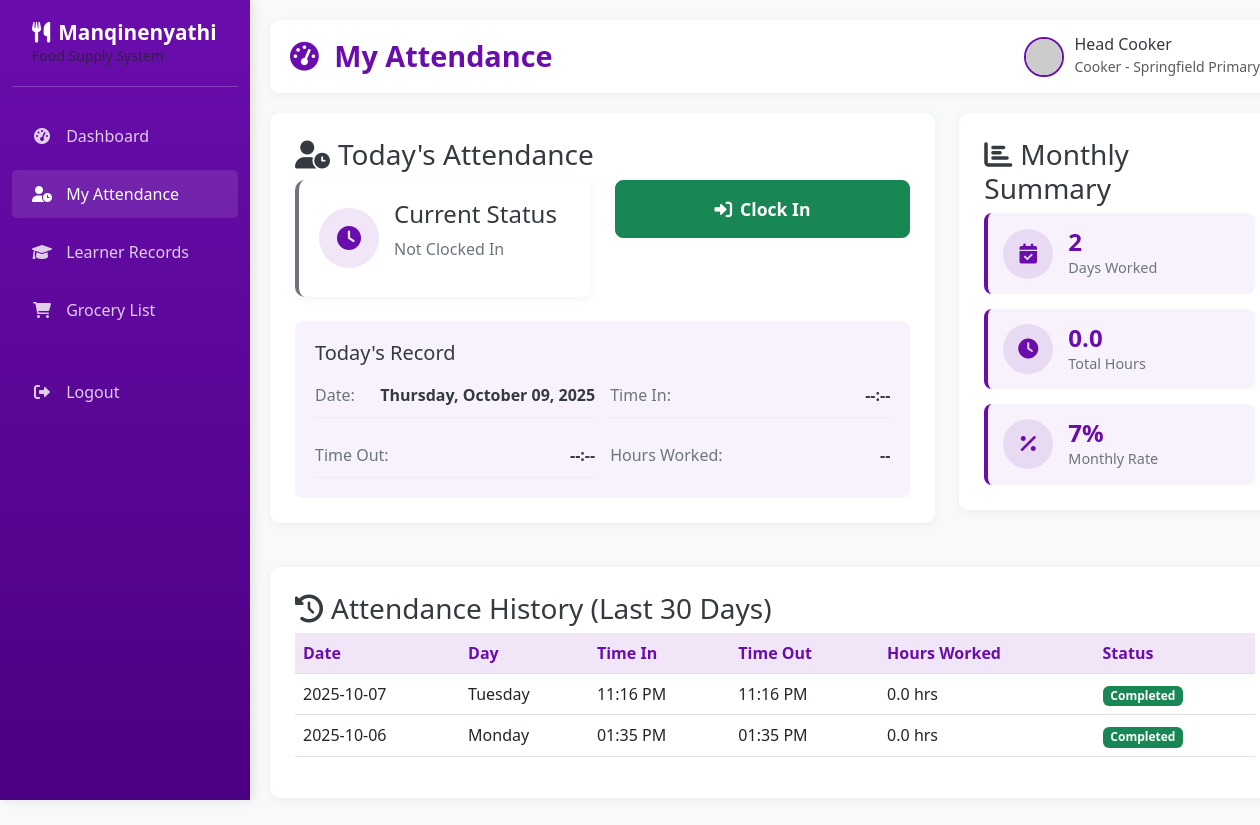
The page /cooker/attendance (signed in) on the database its author committed.
### app.py (models this page shows)
class Attendance(db.Model):
    __tablename__ = 'attendance'
    attendance_id = db.Column(db.Integer, primary_key=True)
    cooker_id = db.Column(db.Integer, db.ForeignKey('users.user_id'), nullable=False)
    school_id = db.Column(db.Integer, db.ForeignKey('schools.school_id'), nullable=False)
    date = db.Column(db.Date, nullable=False)
    time_in = db.Column(db.DateTime)
    time_out = db.Column(db.DateTime)
    created_at = db.Column(db.DateTime, default=datetime.utcnow)

### app.py (the view)
@app.route('/cooker/attendance')
def cooker_attendance():
    if session.get('role') != 'cooker':
        return redirect(url_for('home'))
    user_id = session.get('user_id')
    today = datetime.now().date()
    today_attendance = Attendance.query.filter_by(
        cooker_id=user_id,
        date=today
    ).first()
    attendance_history = Attendance.query.filter_by(
        cooker_id=user_id
    ).order_by(Attendance.date.desc()).limit(30).all()
    current_month = datetime.now().month
    current_year = datetime.now().year
    monthly_attendance = Attendance.query.filter(
        Attendance.cooker_id == user_id,
        db.extract('month', Attendance.date) == current_month,
        db.extract('year', Attendance.date) == current_year
    ).all()
    days_worked = len(monthly_attendance)
    total_hours = sum(
        (att.time_out - att.time_in).total_seconds() / 3600
        for att in monthly_attendance
        if att.time_in and att.time_out
    )
    return render_template('cooker_attendance.html',
                         today_attendance=today_attendance,
                         attendance_history=attendance_history,
                         days_worked=days_worked,
                         total_hours=total_hours,
                         today=today)

### templates/cooker_attendance.html (shortened to what this page needs)
{% extends "cooker_base.html" %}
{% block page_title %}My Attendance{% endblock %}
{% block content %}
<div class="row">
    <div class="col-md-8">
        <div class="content-card">
            <h3><i class="fas fa-user-clock me-2"></i>Today's Attendance</h3>
            <div class="row">
                <div class="col-md-6">
                    <div class="attendance-status-card {% if today_attendance and today_attendance.time_in %}status-active{% else %}status-inactive{% endif %}">
                        <div class="status-icon">
                            <i class="fas {% if today_attendance and today_attendance.time_in %}fa-check-circle{% else %}fa-clock{% endif %}"></i>
                        </div>
                        <div class="status-info">
                            <h4>Current Status</h4>
                            <p class="status-text">
                                {% if today_attendance and today_attendance.time_in %}
                                    {% if today_attendance.time_out %}
                                        <span class="text-success">Clocked Out</span>
                                    {% else %}
                                        <span class="text-warning">Clocked In</span>
                                    {% endif %}
                                {% else %}
                                    <span class="text-secondary">Not Clocked In</span>
                                {% endif %}
                            </p>
                        </div>
                    </div>
                </div>
                <div class="col-md-6">
                    <div class="attendance-actions">
                        {% if not today_attendance or not today_attendance.time_in %}
                        <form action="{{ url_for('clock_in') }}" method="POST" class="d-inline">
                            <button type="submit" class="btn btn-success btn-lg attendance-action-btn">
                                <i class="fas fa-sign-in-alt me-2"></i>Clock In
                            </button>
                        </form>
                        {% elif today_attendance and today_attendance.time_in and not today_attendance.time_out %}
                        <form action="{{ url_for('clock_out') }}" method="POST" class="d-inline">
                            <button type="submit" class="btn btn-danger btn-lg attendance-action-btn">
                                <i class="fas fa-sign-out-alt me-2"></i>Clock Out
                            </button>
                        </form>
                        {% else %}
                        <button class="btn btn-secondary btn-lg attendance-action-btn" disabled>
                            <i class="fas fa-check me-2"></i>Completed Today
                        </button>
                        {% endif %}
                    </div>
                </div>
            </div>
            <div class="today-times mt-4">
                <h5>Today's Record</h5>
                <div class="time-details">
                    <div class="time-item">
                        <span class="time-label">Date:</span>
                        <strong>{{ today.strftime('%A, %B %d, %Y') }}</strong>
                    </div>
                    <div class="time-item">
                        <span class="time-label">Time In:</span>
                        <strong id="timeInDisplay">
                            {% if today_attendance and today_attendance.time_in %}
                                {{ today_attendance.time_in.strftime('%I:%M %p') }}
                            {% else %}
                                --:--
                            {% endif %}
                        </strong>
                    </div>
                    <div class="time-item">
                        <span class="time-label">Time Out:</span>
                        <strong id="timeOutDisplay">
                            {% if today_attendance and today_attendance.time_out %}
                                {{ today_attendance.time_out.strftime('%I:%M %p') }}
                            {% else %}
                                --:--
                            {% endif %}
                        </strong>
                    </div>
                    <div class="time-item">
                        <span class="time-label">Hours Worked:</span>
                        <strong id="hoursWorked">
                            {% if today_attendance and today_attendance.time_in and today_attendance.time_out %}
                                {{ "%.1f"|format((today_attendance.time_out - today_attendance.time_in).total_seconds() / 3600) }} hrs
                            {% else %}
                                --
                            {% endif %}
                        </strong>
                    </div>
                </div>
            </div>
        </div>
    </div>
    <div class="col-md-4">
        <div class="content-card">
            <h3><i class="fas fa-chart-bar me-2"></i>Monthly Summary</h3>
            <div class="summary-stats">
                <div class="stat-item">
                    <div class="stat-icon">
                        <i class="fas fa-calendar-check"></i>
                    </div>
                    <div class="stat-info">
                        <h4>{{ days_worked }}</h4>
                        <p>Days Worked</p>
                    </div>
                </div>
                <div class="stat-item">
                    <div class="stat-icon">
                        <i class="fas fa-clock"></i>
                    </div>
                    <div class="stat-info">
                        <h4>{{ "%.1f"|format(total_hours) }}</h4>
                        <p>Total Hours</p>
                    </div>
                </div>
                <div class="stat-item">
                    <div class="stat-icon">
                        <i class="fas fa-percentage"></i>
                    </div>
                    <div class="stat-info">
                        <h4>{{ "%.0f"|format((days_worked / 30) * 100) }}%</h4>
                        <p>Monthly Rate</p>
                    </div>
                </div>
            </div>
        </div>
    </div>
</div>
<div class="row mt-4">
    <div class="col-12">
        <div class="content-card">
            <h3><i class="fas fa-history me-2"></i>Attendance History (Last 30 Days)</h3>
            {% if attendance_history %}
            <div class="table-responsive">
                <table class="table table-hover">
                    <thead>
                        <tr>
                            <th>Date</th>
                            <th>Day</th>
                            <th>Time In</th>
                            <th>Time Out</th>
                            <th>Hours Worked</th>
                            <th>Status</th>
                        </tr>
                    </thead>
                    <tbody>
                        {% for record in attendance_history %}
                        <tr>
                            <td>{{ record.date.strftime('%Y-%m-%d') }}</td>
                            <td>{{ record.date.strftime('%A') }}</td>
                            <td>
                                {% if record.time_in %}
                                    {{ record.time_in.strftime('%I:%M %p') }}
                                {% else %}
                                    --
                                {% endif %}
                            </td>
                            <td>
                                {% if record.time_out %}
                                    {{ record.time_out.strftime('%I:%M %p') }}
                                {% else %}
                                    --
                                {% endif %}
                            </td>
                            <td>
                                {% if record.time_in and record.time_out %}
                                    {{ "%.1f"|format((record.time_out - record.time_in).total_seconds() / 3600) }} hrs
                                {% else %}
                                    --
                                {% endif %}
                            </td>
                            <td>
                                {% if record.time_in and record.time_out %}
                                    <span class="badge bg-success">Completed</span>
                                {% elif record.time_in and not record.time_out %}
                                    <span class="badge bg-warning">In Progress</span>
                                {% else %}
                                    <span class="badge bg-secondary">Absent</span>
                                {% endif %}
                            </td>
                        </tr>
                        {% endfor %}
                    </tbody>
                </table>
            </div>
            {% else %}
            <div class="empty-state">
                <i class="fas fa-clipboard-list fa-3x mb-3"></i>
                <h4>No Attendance Records</h4>
                <p>Your attendance history will appear here once you start clocking in.</p>
            </div>
            {% endif %}
        </div>
    </div>
</div>
{% endblock %}

### templates/cooker_base.html (style rules this page uses)
:root { --primary-purple: #6a0dad; --light-purple: #8a2be2; --dark-purple: #4b0082; --accent-purple: #9370db; --white: #ffffff; --light-gray: #f8f9fa; --medium-gray: #e9ecef; --dark-gray: #6c757d; --text-dark: #343a40; }
body { font-family: 'Segoe UI', Tahoma, Geneva, Verdana, sans-serif; background-color: var(--light-gray); color: var(--text-dark); }
.content-card { background-color: var(--white); border-radius: 10px; box-shadow: 0 2px 10px rgba(0, 0, 0, 0.05); padding: 25px; margin-bottom: 20px; }

### templates/cooker_attendance.html (style rules this page uses)
.attendance-status-card { background: var(--white); border-radius: 10px; padding: 20px; box-shadow: 0 2px 10px rgba(0, 0, 0, 0.05); display: flex; align-items: center; border-left: 4px solid var(--primary-purple); }
.attendance-status-card.status-inactive { border-left-color: #6c757d; }
.status-icon { width: 60px; height: 60px; border-radius: 50%; background-color: rgba(106, 13, 173, 0.1); display: flex; align-items: center; justify-content: center; margin-right: 15px; }
.status-icon i { font-size: 24px; color: var(--primary-purple); }
.attendance-action-btn { width: 100%; padding: 15px; font-size: 1.1rem; font-weight: 600; border-radius: 8px; transition: all 0.3s ease; }
.today-times { background-color: rgba(106, 13, 173, 0.05); border-radius: 8px; padding: 20px; }
.time-details { display: grid; grid-template-columns: repeat(auto-fit, minmax(200px, 1fr)); gap: 15px; }
.time-item { display: flex; justify-content: space-between; align-items: center; padding: 10px 0; border-bottom: 1px solid var(--medium-gray); }
.time-item:last-child { border-bottom: none; }
.time-label { color: var(--dark-gray); font-weight: 500; }
.summary-stats { display: flex; flex-direction: column; gap: 15px; }
.stat-item { display: flex; align-items: center; padding: 15px; background-color: rgba(106, 13, 173, 0.05); border-radius: 8px; border-left: 4px solid var(--primary-purple); }
.stat-icon { width: 50px; height: 50px; border-radius: 50%; background-color: rgba(106, 13, 173, 0.1); display: flex; align-items: center; justify-content: center; margin-right: 15px; }
.stat-icon i { font-size: 20px; color: var(--primary-purple); }
.stat-info h4 { margin: 0; color: var(--primary-purple); font-size: 1.5rem; font-weight: 700; }
.stat-info p { margin: 0; color: var(--dark-gray); font-size: 0.9rem; }
.table th { background-color: rgba(106, 13, 173, 0.1); color: var(--primary-purple); border-top: none; font-weight: 600; }
.badge { font-size: 0.75em; padding: 0.35em 0.65em; }

### rows shown on the page
Attendance: date "2025-10-07", date "Tuesday", time_in "11:16 PM", time_out "11:16 PM", (record.time_out-record.time_in).total_seconds()/3600 "0.0", shows "Completed"
Attendance: date "2025-10-06", date "Monday", time_in "01:35 PM", time_out "01:35 PM", (record.time_out-record.time_in).total_seconds()/3600 "0.0", shows "Completed"

### other values the page prints
{{ session.get('username', 'Cooker User') }} "Head Cooker"
{{ session.get('school', 'Springfield Primary') }} "Springfield Primary"
{{ days_worked }} "2"
{{ "%.1f"|format(total_hours) }} "0.0"
{{ "%.0f"|format((days_worked / 30) * 100) }} "7"
